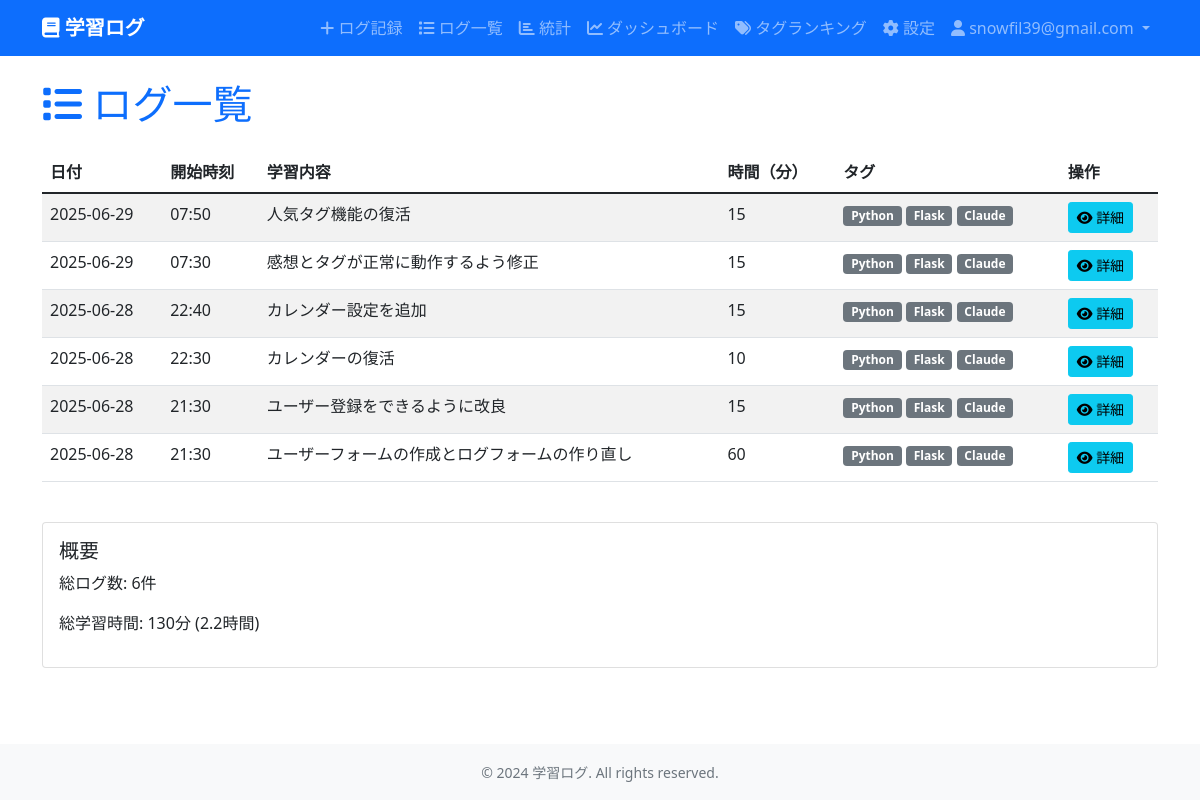
Screenshot of /logs (signed in) with the database file from the repository.
### db.py (models this page shows, shortened)
class User(Base, UserMixin):
    __tablename__ = "users"
    id = Column(Integer, primary_key=True)
    username = Column(String(80), unique=True, nullable=True)  # オプション
    email = Column(String(120), nullable=False, unique=True)
    password_hash = Column(String(255), nullable=False)
    created_at = Column(DateTime, default=datetime.utcnow)
    is_active = Column(Boolean, default=True)
    calendar_id = Column(String(255), nullable=True)
    logs = relationship("Log", back_populates="user", cascade="all, delete-orphan")

class Log(Base):
    __tablename__ = "logs"
    id = Column(Integer, primary_key=True)
    date = Column(Date, nullable=False)
    start_time = Column(Time, nullable=False)
    duration = Column(Integer, nullable=False)
    content = Column(Text)
    impression = Column(Text)
    tags = Column(Text, default="")
    user_id = Column(Integer, ForeignKey("users.id"), nullable=False)
    user = relationship("User", back_populates="logs")

### app.py (the view)
@app.route('/logs')
@login_required
def logs():
    session = Session()
    try:
        user_logs = session.query(Log).filter_by(user_id=current_user.id).order_by(Log.date.desc(), Log.start_time.desc()).all()
        return render_template('logs.html', logs=user_logs)
    finally:
        session.close()

### app.py (called while the page is built)
@login_manager.user_loader
def load_user(user_id):
    with Session() as session:
        return session.query(User).get(int(user_id))

### templates/logs.html (shortened to what this page needs)
{% extends "base.html" %}
{% block content %}
<div class="container">
    <h1 class="mb-4 text-primary">
        <i class="fas fa-list"></i> ログ一覧
    </h1>
    {% if logs %}
        <div class="table-responsive">
            <table class="table table-striped table-hover">
                <thead>
                    <tr>
                        <th>日付</th>
                        <th>開始時刻</th>
                        <th>学習内容</th>
                        <th>時間（分）</th>
                        <th>タグ</th>
                        <th>操作</th>
                    </tr>
                </thead>
                <tbody>
                    {% for log in logs %}
                    <tr>
                        <td>{{ log.date.strftime('%Y-%m-%d') }}</td>
                        <td>{{ log.start_time.strftime('%H:%M') }}</td>
                        <td>{{ log.content[:50] }}{% if log.content|length > 50 %}...{% endif %}</td>
                        <td>{{ log.duration }}</td>
                        <td>
                            {% if log.tags %}
                                {% for tag in log.tags.split(',') %}
                                    <span class="badge bg-secondary">{{ tag.strip() }}</span>
                                {% endfor %}
                            {% endif %}
                        </td>
                        <td>
                            <button class="btn btn-sm btn-info"
                                    data-bs-toggle="modal"
                                    data-bs-target="#logModal{{ log.id }}">
                                <i class="fas fa-eye"></i> 詳細
                            </button>
                        </td>
                    </tr>
                    {% endfor %}
                </tbody>
            </table>
        </div>
        <div class="card mt-4">
            <div class="card-body">
                <h5 class="card-title">概要</h5>
                <p>総ログ数: {{ logs|length }}件</p>
                <p>総学習時間: {{ logs|sum(attribute='duration') }}分 ({{ "%.1f"|format(logs|sum(attribute='duration') / 60) }}時間)</p>
            </div>
        </div>
    {% endif %}
</div>
{% endblock %}

### templates/base.html (shortened to what this page needs)
<!DOCTYPE html>
<html lang="ja">
<head>
    <link href="https://cdn.jsdelivr.net/npm/bootstrap@5.1.3/dist/css/bootstrap.min.css" rel="stylesheet">
    <link rel="stylesheet" href="https://cdnjs.cloudflare.com/ajax/libs/font-awesome/6.0.0/css/all.min.css">
</head>
<body>
    <nav class="navbar navbar-expand-lg navbar-dark bg-primary">
        <div class="container">
            <a class="navbar-brand" href="{{ url_for('index') }}">
                <i class="fas fa-book"></i> 学習ログ
            </a>
            <div class="collapse navbar-collapse" id="navbarNav">
                <ul class="navbar-nav ms-auto">
                    {% if current_user.is_authenticated %}
                        <li class="nav-item">
                            <a class="nav-link" href="{{ url_for('index') }}">
                                <i class="fas fa-plus"></i> ログ記録
                            </a>
                        </li>
                        <li class="nav-item">
                            <a class="nav-link" href="{{ url_for('logs') }}">
                                <i class="fas fa-list"></i> ログ一覧
                            </a>
                        </li>
                        <li class="nav-item">
                            <a class="nav-link" href="{{ url_for('stats') }}">
                                <i class="fas fa-chart-bar"></i> 統計
                            </a>
                        </li>
                        <li class="nav-item">
                            <a class="nav-link" href="{{ url_for('dashboard') }}">
                                <i class="fas fa-chart-line"></i> ダッシュボード
                            </a>
                        </li>
                        <li class="nav-item">
                            <a class="nav-link" href="{{ url_for('tags_top') }}">
                                <i class="fas fa-tags"></i> タグランキング
                            </a>
                        </li>
                        <li class="nav-item">
                            <a class="nav-link" href="{{ url_for('settings') }}">
                                <i class="fas fa-cog"></i> 設定
                            </a>
                        </li>
                        <li class="nav-item dropdown">
                            <a class="nav-link dropdown-toggle" href="#" id="navbarDropdown" role="button" data-bs-toggle="dropdown">
                                <i class="fas fa-user"></i> {{ current_user.email }}
                            </a>
                        </li>
                    {% endif %}
                </ul>
            </div>
        </div>
    </nav>
    <main class="py-4">
        {% block content %}{% endblock %}
    </main>
    <footer class="bg-light py-3 mt-5">
        <div class="container text-center text-muted">
            <small>&copy; 2024 学習ログ. All rights reserved.</small>
        </div>
    </footer>
</body>
</html>

### templates/base.html (style rules this page uses)
body { min-height: 100vh; display: flex; flex-direction: column; }
main { flex: 1; }
.navbar-brand { font-weight: bold; }

### rows the page displays
User: email "snowfil39@gmail.com"
Log: date "2025-06-29", start_time "07:50", content "人気タグ機能の復活", duration "15", strip "Python" "Flask" "Claude"
Log: date "2025-06-29", start_time "07:30", content "感想とタグが正常に動作するよう修正", duration "15", strip "Python" "Flask" "Claude"
Log: date "2025-06-28", start_time "22:40", content "カレンダー設定を追加", duration "15", strip "Python" "Flask" "Claude"
Log: date "2025-06-28", start_time "22:30", content "カレンダーの復活", duration "10", strip "Python" "Flask" "Claude"
Log: date "2025-06-28", start_time "21:30", content "ユーザー登録をできるように改良", duration "15", strip "Python" "Flask" "Claude"
Log: date "2025-06-28", start_time "21:30", content "ユーザーフォームの作成とログフォームの作り直し", duration "60", strip "Python" "Flask" "Claude"

### other values shown
{{ logs|length }} "6"
{{ logs|sum(attribute='duration') }} "130"
{{ "%.1f"|format(logs|sum(attribute='duration') / 60) }} "2.2"
